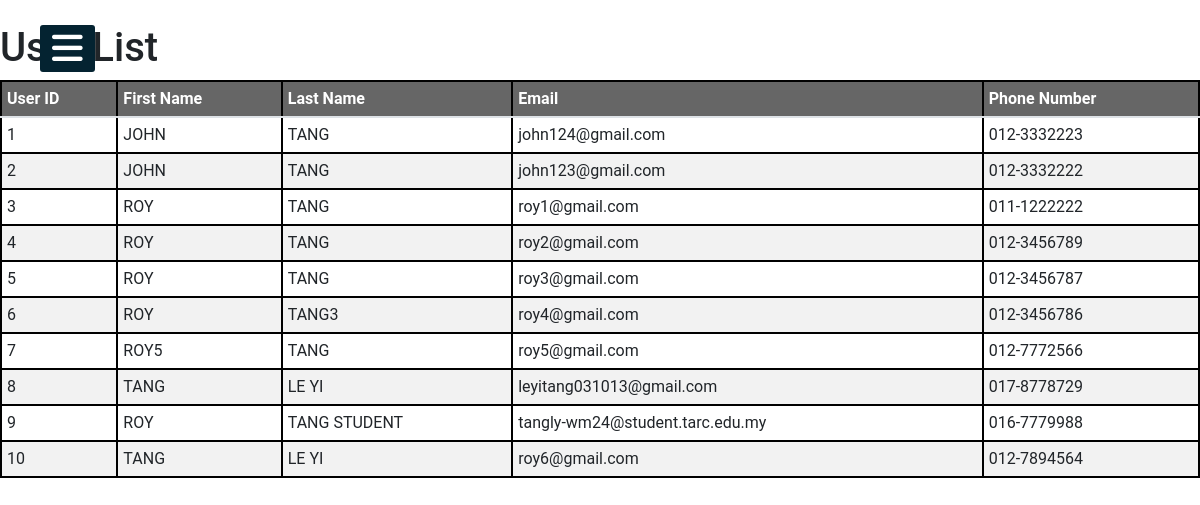
Before: /admin/user_list.php with the older database file.
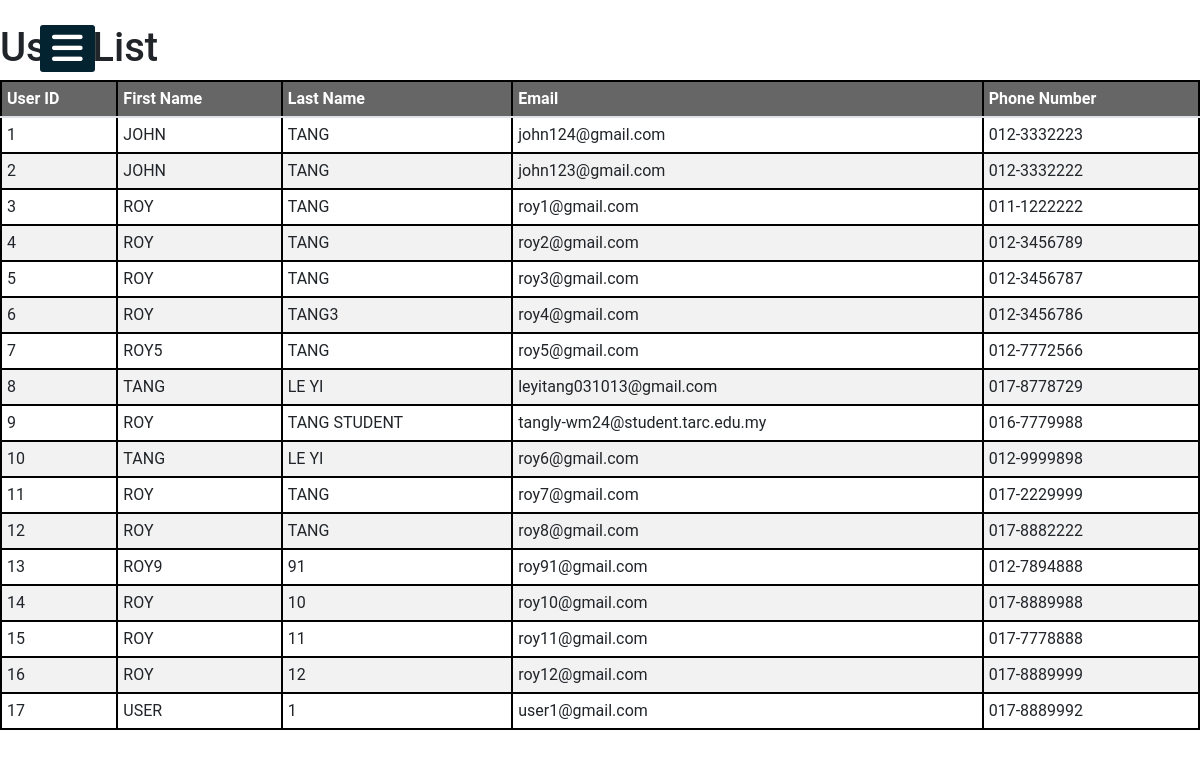
After: the same page with the newer database file.
### tables this page shows
CREATE TABLE `user` (
  `userID` int(10) NOT NULL,
  `fname` varchar(100) NOT NULL,
  `lname` varchar(100) NOT NULL,
  `email` varchar(100) NOT NULL,
  `phoneNo` varchar(50) NOT NULL,
  `userPhoto` varchar(100) NOT NULL,
  `password` varchar(255) NOT NULL,
  `reset_code` varchar(6) DEFAULT NULL,
  `reset_expiry` datetime DEFAULT NULL
);

### admin/user_list.php (the view, shortened to what this page needs)
<?php
require '../_base.php';
include 'admin_head.php';
?>
<section>
<main>
    <h1>User List</h1>
    <table class ="table">
        <thead>
            <tr>
                <th>User ID</th>
                <th>First Name</th>
                <th>Last Name</th>
                <th>Email</th>
                <th>Phone Number</th>
            </tr>
        </thead>
        <tbody>
            <?php
            $stm = $_admin_db->query("SELECT userID, fname, lname, email, phoneNo FROM user ORDER BY userID ASC");
            while ($user = $stm->fetch(PDO::FETCH_ASSOC)) {
                echo "<tr>";
                echo "<td>" . htmlspecialchars($user['userID']) . "</td>";
                echo "<td>" . htmlspecialchars($user['fname']) . "</td>";
                echo "<td>" . htmlspecialchars($user['lname']) . "</td>";
                echo "<td>" . htmlspecialchars($user['email']) . "</td>";
                echo "<td>" . htmlspecialchars($user['phoneNo']) . "</td>";
                echo "</tr>";
            }
            ?>
        </tbody>
    </table>
</main>
</section>
</body>
</html>

### admin/admin_head.php (shortened to what this page needs)
<!DOCTYPE html>
<html lang="en">
<head>
    <link rel="stylesheet" href="https://cdn.jsdelivr.net/npm/bootstrap@4.6.2/dist/css/bootstrap.min.css">
    <link rel="stylesheet" href="../css/admin.css">
    <link rel="stylesheet" href="https://cdnjs.cloudflare.com/ajax/libs/font-awesome/6.5.0/css/all.min.css">
</head>
    <body>
    <label for="check">
        <i class="fas fa-bars" id="btn"></i>
    </label>

### css/admin.css (style rules this page uses)
body { font-family: 'Roboto', sans-serif; }
* { margin: 0; padding: 0; list-style: none; text-decoration: none; }
label #btn, label #cancel { position: absolute; cursor: pointer; background: #042331; border-radius: 3px; }
label #btn { left: 40px; top: 25px; font-size: 35px; color: white; padding: 6px 12px; transition: all .5s; }
.table { border-collapse: collapse; }
.table th, .table td { border: 2px solid #000000; padding: 5px; }
.table th { color: #fff; background: #666; }
.table tr:nth-child(even) td { background: #f2f2f2; }
.table tr:nth-child(odd) td { background: #ffffff; }

Changed rows visible on the page:
changed user "roy6@gmail.com": phoneNo "012-7894564" → "012-9999898"
added user: userID "11", fname "ROY", lname "TANG", email "roy7@gmail.com", phoneNo "017-2229999"
added user: userID "12", fname "ROY", lname "TANG", email "roy8@gmail.com", phoneNo "017-8882222"
added user: userID "13", fname "ROY9", lname "91", email "roy91@gmail.com", phoneNo "012-7894888"
added user: userID "14", fname "ROY", lname "10", email "roy10@gmail.com", phoneNo "017-8889988"
added user: userID "15", fname "ROY", lname "11", email "roy11@gmail.com", phoneNo "017-7778888"
added user: userID "16", fname "ROY", lname "12", email "roy12@gmail.com", phoneNo "017-8889999"
added user: userID "17", fname "USER", lname "1", email "user1@gmail.com", phoneNo "017-8889992"
